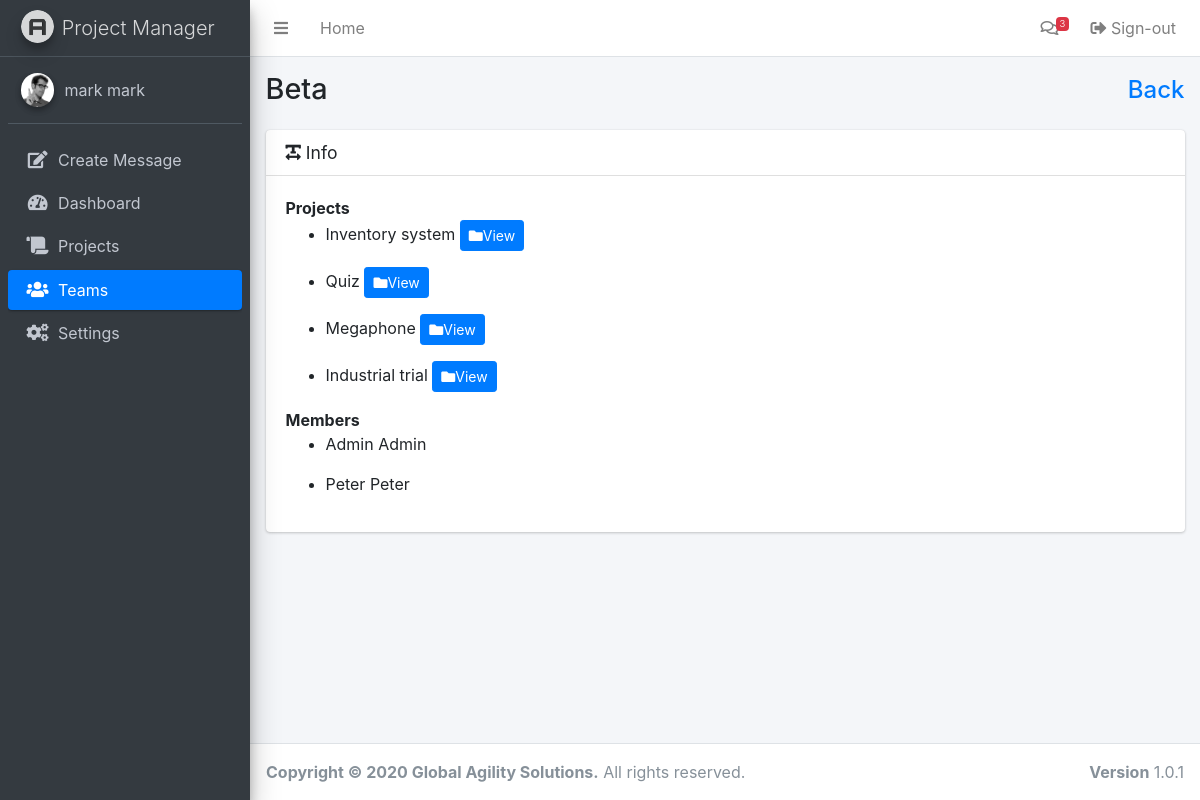
Page /teaminfo.php?id=2 (signed in) on the earlier database version.
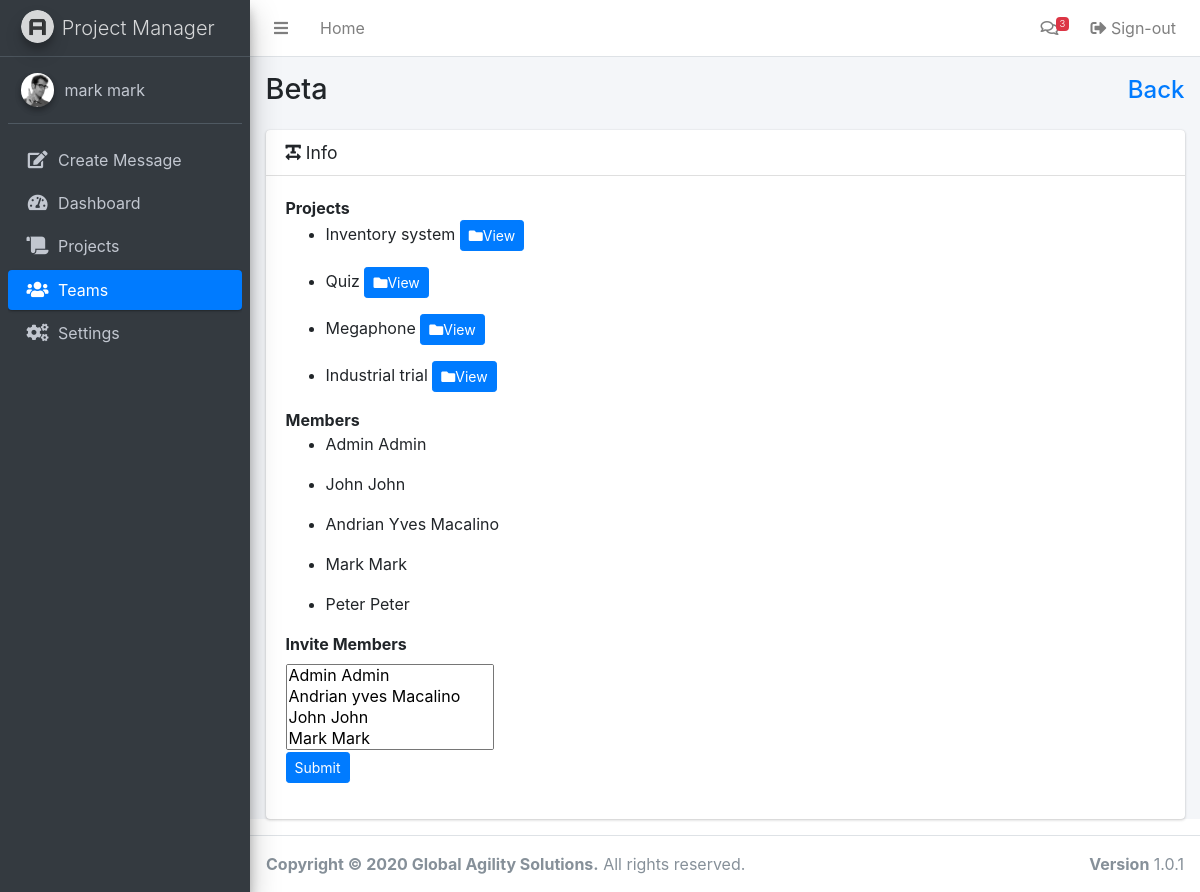
Same page on the later database version.
### tables this page shows
CREATE TABLE `users` (
  `id` int(200) NOT NULL,
  `email` varchar(255) NOT NULL,
  `password` varchar(255) NOT NULL,
  `firstname` varchar(255) NOT NULL,
  `lastname` varchar(255) NOT NULL,
  `lastlogin` timestamp(6) NULL DEFAULT NULL
);

CREATE TABLE `team` (
  `id` bigint(255) NOT NULL,
  `name` varchar(255) NOT NULL
);

CREATE TABLE `projectteams` (
  `projectID` bigint(255) NOT NULL,
  `teamID` bigint(255) NOT NULL
);

CREATE TABLE `project` (
  `id` bigint(255) NOT NULL,
  `name` varchar(100) DEFAULT NULL,
  `description` varchar(255) NOT NULL,
  `location` varchar(255) NOT NULL,
  `datestart` varchar(255) NOT NULL,
  `dateend` varchar(255) NOT NULL,
  `status` enum('on going','finished','cancellled','') NOT NULL,
  `owner` int(255) NOT NULL,
  `timestamp` timestamp(6) NOT NULL DEFAULT current_timestamp(6)
);

CREATE TABLE `teammembers` (
  `teamID` bigint(255) NOT NULL,
  `userID` bigint(255) NOT NULL
);

### includes/session.php (called while the page is built, shortened)
<?php
	include 'includes/conn.php';;
	if(isset($_SESSION['users'])){
		$query = $conn -> prepare("SELECT * FROM users WHERE id = ? ");
		$query -> bind_param("s", $variable);
		$query -> execute();
		$result = $query->get_result();
		$user = mysqli_fetch_assoc($result);
		$id = $user['id'];
	}
	else{
		header('location: login.php');
		exit();
	}
?>

### teaminfo.php (the view, shortened to what this page needs)
<?php
  include 'includes/session.php';
  include 'includes/header.php';
  $current = "teams";
  $previous = "javascript:history.go(-1)";
if(isset($_SERVER['HTTP_REFERER'])) {
    $previous = $_SERVER['HTTP_REFERER'];
}
 $teamID = $_GET['id'];
  $sql = mysqli_query($conn, "SELECT * from team where id = '$teamID'");
  $row = mysqli_fetch_assoc($sql);
?>
<body class="hold-transition sidebar-mini">
<div class="wrapper">
  <?php include 'includes/navbar.php'; ?>
  <div class="content-wrapper">
    <section class="content-header">
      <div class="container-fluid">
        <div class="row mb-2">
          <div class="col-sm-6">
            <h1><?php echo ucwords($row['name']);?></h1>
          </div>
          <div class="col-sm-6">
            <ol class="breadcrumb float-sm-right">
              <h4 class="mb-2 mb-sm-0 pt-1"><a class="text-right" href="<?= $previous ?>">Back</a></h4>
            </ol>
          </div>
        </div>
      </div>
    </section>
    <section class="content">
      <div class="container-fluid">
        <div class="card">
              <div class="card-header">
                <h3 class="card-title">
                  <i class="fas fa-text-width"></i>
                  Info
                </h3>
              </div>
              <div class="card-body">
                <dl>
                  <dt>Projects</dt>
                    <?php
                      $sql1 = mysqli_query($conn, "SELECT * from project join projectteams on projectteams.projectID = project.id where teamID = '$teamID'");
                      while($row1 = mysqli_fetch_assoc($sql1)) { ?>
                      <ul><li><?php echo ucfirst($row1['name']);?> <a class="btn btn-primary btn-sm" href='projectinfo.php?id=<?php echo $row1['projectID']; ?>'><i class="fas fa-folder"></i>View
                        </a></li></ul>
                    <?php }?>
                  <dt>Members</dt>
                  <?php
                    $sql2 = mysqli_query($conn, "SELECT * from teammembers join users on teammembers.userID = users.id where teamID = '$teamID' order by lastname");
                    while($row2 = mysqli_fetch_assoc($sql2)) { ?>
                  <ul><li><?php echo ucwords($row2['firstname']);?> <?php echo ucwords($row2['lastname']);?></li></ul>
                <?php }?>
                </dl>
                  <?php
                    $sql3 = mysqli_query($conn, "SELECT * from teammembers where teamID = '$teamID' and userID = '$id'");
                    $row3 = mysqli_fetch_assoc($sql3);
                    if($row3['userID'] == $id){ ?>
                <form class="form-horizontal" action="teaminfo.php" method="POST">
                <div class="row">
                  <div class="col-3">
                  <div class="form-group">
                      <label>Invite Members</label>
                      <select name="addmember[]" class="select2" multiple="multiple" data-placeholder="Select Team" style="width: 100%;">
                        <?php $mem = mysqli_query($conn, "SELECT * from users");?>
                        <?php foreach($mem as $memID): ?>
                          <option value="<?= $memID['id']; ?>"><?= ucfirst($memID['firstname']); ?> <?= ucfirst($memID['lastname']); ?></option>
                        <?php endforeach; ?>
                      </select><br>
                      <button type="submit" class="btn btn-primary btn-sm" name="save">Submit</button>
                    </div>
                  </div>
                </div>
              </form>
                <?php } ?>
              </div>
            </div>
      </div>
    </section>
  </div>
  <?php include 'includes/footer.php'; ?>
</div>
</body>
</html>

### includes/header.php (shortened to what this page needs)
<!DOCTYPE html>
<html>
<head>
  <link rel="stylesheet" href="plugins/fontawesome-free/css/all.min.css">
  <link rel="stylesheet" href="plugins/tempusdominus-bootstrap-4/css/tempusdominus-bootstrap-4.min.css">
  <link rel="stylesheet" href="plugins/icheck-bootstrap/icheck-bootstrap.min.css">
  <link rel="stylesheet" href="plugins/jqvmap/jqvmap.min.css">
  <link rel="stylesheet" href="dist/css/adminlte.min.css">
  <link rel="stylesheet" href="plugins/overlayScrollbars/css/OverlayScrollbars.min.css">
  <link rel="stylesheet" href="plugins/daterangepicker/daterangepicker.css">
  <link rel="stylesheet" href="plugins/summernote/summernote-bs4.css">
  <link rel="stylesheet" href="plugins/datatables-bs4/css/dataTables.bootstrap4.css">
  <link rel="stylesheet" href="dist/css/adminlte.min.css">
  <link rel="stylesheet" href="plugins/toastr/toastr.min.css">
  <link rel="stylesheet" href="plugins/select2/css/select2.min.css">
  <link rel="stylesheet" href="plugins/select2-bootstrap4-theme/select2-bootstrap4.min.css">
  <link rel="stylesheet" href="../../plugins/overlayScrollbars/css/OverlayScrollbars.min.css">
</head>

### includes/navbar.php (shortened to what this page needs)
<nav class="main-header navbar navbar-expand navbar-white navbar-light">
  <ul class="navbar-nav">
    <li class="nav-item">
      <a class="nav-link" data-widget="pushmenu" href="#" role="button"><i class="fas fa-bars"></i></a>
    </li>
    <li class="nav-item d-none d-sm-inline-block <?php if($current == 'dashboard') {echo 'active';} ?>">
      <a href="index.php" class="nav-link">Home</a>
    </li>
  </ul>
  <ul class="navbar-nav ml-auto">
    <li class="nav-item dropdown">
      <a class="nav-link" data-toggle="dropdown" href="#">
        <i class="far fa-comments"></i>
        <span class="badge badge-danger navbar-badge">3</span>
      </a>
    </li>
    <li class="nav-item">
      <a class="nav-link" href="logout.php"><i class="nav-icon fas fa-sign-out-alt"></i> Sign-out</a>
    </li>
  </ul>
</nav>
<aside class="main-sidebar sidebar-dark-primary elevation-4">
  <a href="index3.html" class="brand-link">
    <img src="dist/img/AdminLTELogo.png" alt="AdminLTE Logo" class="brand-image img-circle elevation-3"
         style="opacity: .8">
    <span class="brand-text font-weight-light">Project Manager</span>
  </a>
  <div class="sidebar">
    <div class="user-panel mt-3 pb-3 mb-3 d-flex">
      <div class="image">
        <img src="dist/img/user2-160x160.jpg" class="img-circle elevation-2" alt="User Image">
      </div>
      <div class="info">
        <a href="index.php" class="d-block"><?php echo $user['firstname']. ' '.$user['lastname']; ?></a>
      </div>
    </div>
    <nav class="mt-2">
        <ul class="nav nav-pills nav-sidebar flex-column" data-widget="treeview" role="menu" data-accordion="false">
        <li class="nav-item">
          <a href="#" class="nav-link" data-toggle="modal" data-target="#message">
            <i class="nav-icon fas fa-edit"></i>
            <p>
              Create Message
            </p>
          </a>
        </li>
        <?php if($current != 'messages') {?>
        <li class="nav-item">
          <a href="index.php" class="nav-link <?php if($current == 'dashboard') {echo 'active';} ?>">
            <i class="nav-icon fas fa-tachometer-alt"></i>
            <p>
              Dashboard
            </p>
          </a>
        </li>
        <li class="nav-item">
          <a href="projects.php" class="nav-link <?php if($current == 'projects') {echo 'active';} ?>">
            <i class="nav-icon fas fa-scroll"></i>
            <p>
              Projects
            </p>
          </a>
        </li>
        <li class="nav-item">
          <a href="teams.php" class="nav-link <?php if($current == 'teams') {echo 'active';} ?>">
            <i class="nav-icon fas fa-users"></i>
            <p>
              Teams
            </p>
          </a>
        </li>
        <li class="nav-item">
          <a href="settings.php" class="nav-link <?php if($current == 'settings') {echo 'active';} ?>">
            <i class="nav-icon fas fa-cogs"></i>
            <p>
              Settings
            </p>
          </a>
        </li>
      <?php } else {?>
         <?php
          $sql = mysqli_query($conn, "SELECT * from contacts");
          while ($row = mysqli_fetch_array($sql)) {
        ?>
        <li class="nav-item">
          <div class="user-panel mt-3 pb-3 mb-3 d-flex">
            <div class="image">
              <img src="dist/img/<?php echo $row['image'];?>" class="img-circle">
            </div>
            <div class="info">
              <a href='messages.php?id=<?php echo $row['id']; ?>' class="d-block"><?php echo ucwords($row['name']);?></i></a>
            </div>
          </div>
        </li>
      <?php } }?>
      </ul>
    </nav>
  </div>
</aside>

### includes/footer.php
<footer class="main-footer">
  <div class="float-right d-none d-sm-block">
    <b>Version</b> 1.0.1
  </div>
  <strong>Copyright &copy; 2020 Global Agility Solutions</a>.</strong> All rights
  reserved.
</footer>

### includes/header.php (style rules this page uses)
p, h1, h2, h3, h4, h5, h6, label, td, dt, dd, li, span, tr { user-select: none; -webkit-user-select: none; -khtml-user-select: none; -moz-user-select: none; -ms-user-select: none; }

Differences in the rows shown:
added teammembers: userID.firstname "John", userID.lastname "John"
added teammembers: userID.firstname "Andrian Yves", userID.lastname "Macalino"
added teammembers: userID.firstname "Mark", userID.lastname "Mark"
Other differences:
form field value: (not shown) → "Admin Admin / Andrian yves Macalino / John John / Mark Mark"
text now shown: "Invite Members Submit"
